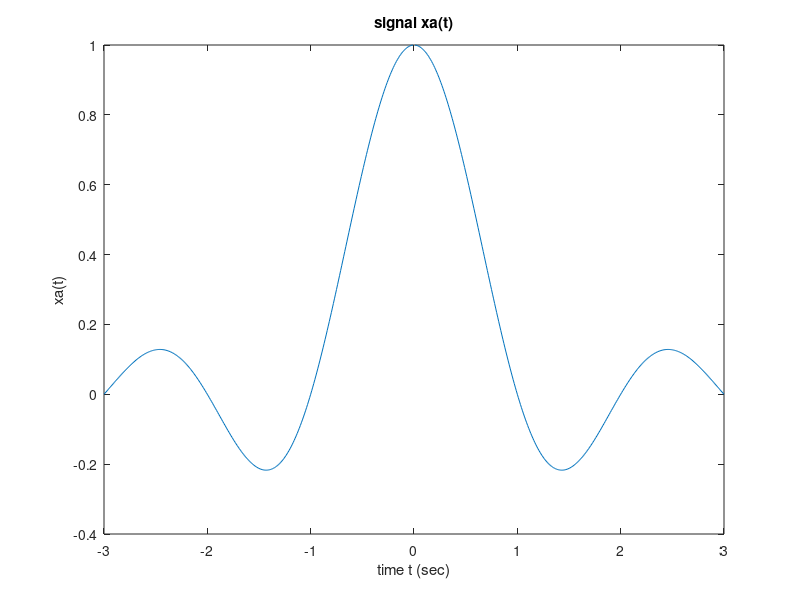

Write MATLAB code to recreate this figure.
% Generating a single-tone sine signal xa
clear;

f0=0.1; % 10 Hz sine wave
dt=0.01; % resolution
Length=6; % Total length =0.4 sec
w = 2*pi*f0;
t=-(Length/2):dt:(Length/2);


xa=sin(pi*t)./(pi*t);


plot(t,xa);
xlabel('time t (sec)'); ylabel('xa(t)');
title('signal xa(t)');

